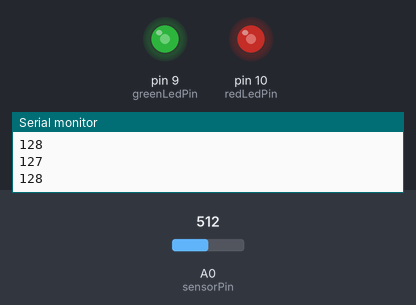
This sketch was run on a simulated Arduino Uno, built with avr-gcc and run on an emulated ATmega328P. Parts: output pins drawn as LEDs (lit = HIGH), the last lines printed to the serial monitor. The test bench sets the inputs (shaded band); at power-on: A0 (sensorPin) = 512.

Above: at 1.2 s.
1.3 s: A0 (sensorPin) set to 716
At 2.1 s:
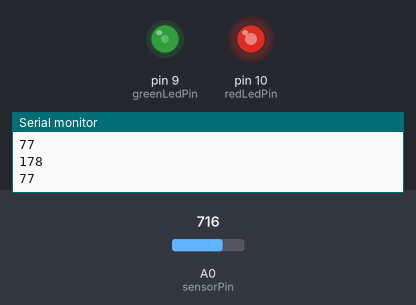
2.8 s: A0 (sensorPin) set to 900
At 3.4 s:
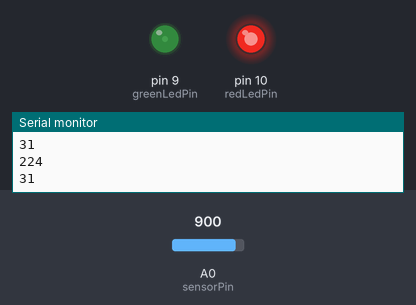
4.3 s: A0 (sensorPin) set to 1023
At 4.8 s:
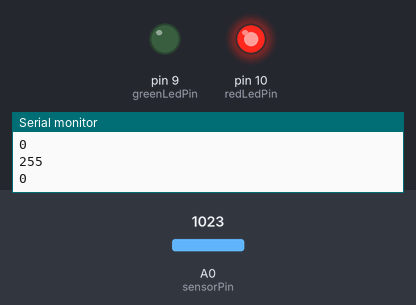
5.8 s: A0 (sensorPin) set to 306
At 6.6 s:
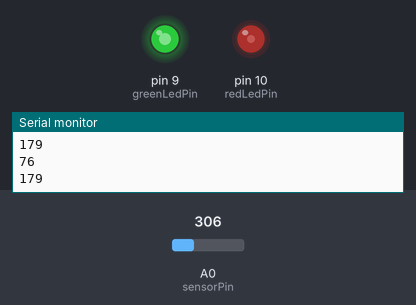
7.3 s: A0 (sensorPin) set to 122
At 8.0 s:
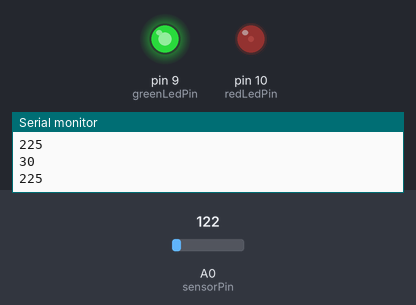
8.8 s: A0 (sensorPin) set to 511
At 9.4 s:
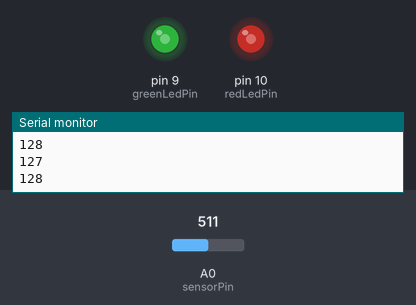
Timing chart, 0 to 11.3 s (numbered marks = the images above; inputs shaded):
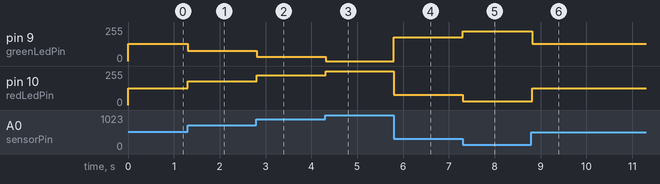

Measured:
- after the input at 1.3 s, pin 9 (greenLedPin): 128/255 → 77/255 at once; pin 10 (redLedPin): 127/255 → 178/255 at once
- after the input at 2.8 s, pin 9 (greenLedPin): 77/255 → 31/255 at once; pin 10 (redLedPin): 178/255 → 224/255 at once
- after the input at 4.3 s, pin 9 (greenLedPin): 31/255 → 0/255 at once; pin 10 (redLedPin): 224/255 → 255/255 at once
- after the input at 5.8 s, pin 9 (greenLedPin): 0/255 → 179/255 at once; pin 10 (redLedPin): 255/255 → 76/255 at once
- after the input at 7.3 s, pin 9 (greenLedPin): 179/255 → 225/255 at once; pin 10 (redLedPin): 76/255 → 30/255 at once
- after the input at 8.8 s, pin 9 (greenLedPin): 225/255 → 128/255 at once; pin 10 (redLedPin): 30/255 → 127/255 at once

The sketch:

Potmeter_fade_one_in_and_one_out.ino
```cpp
int redLedPin = 10;
int greenLedPin = 9;
int sensorValueRed = 0; // variable for sensor value
int sensorValueGreen = 0;
int sensorPin = A0; // variable for sensor pin
void setup() {
 pinMode(redLedPin, OUTPUT);
 pinMode(greenLedPin, OUTPUT);
 pinMode(sensorPin, INPUT);
 Serial.begin(9600);
}
void loop() {
 sensorValueRed = analogRead(sensorPin);
 sensorValueGreen = analogRead(sensorPin);// read the value/voltage on the sensor pin and
 // store that value in the variable sensorValue
 sensorValueRed = map(sensorValueRed, 0, 1023, 0, 255);
 sensorValueGreen = map(sensorValueGreen, 0, 1023, 255, 0);
 analogWrite(redLedPin, sensorValueRed);
 analogWrite(greenLedPin, sensorValueGreen);
 Serial.println(sensorValueRed); // print out sensorValue to the Serial Monitor
 Serial.println(sensorValueGreen); // print out sensorValue to the Serial Monitor
 delay(20); // delay for 0.2 seconds
}
```
